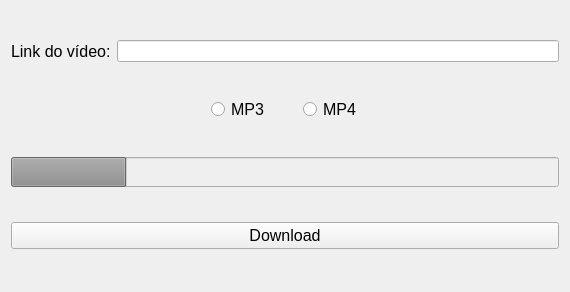
<?xml version="1.0" encoding="UTF-8"?>
<ui version="4.0">
 <class>Widget</class>
 <widget class="QWidget" name="Widget">
  <property name="geometry">
   <rect>
    <x>0</x>
    <y>0</y>
    <width>570</width>
    <height>292</height>
   </rect>
  </property>
  <property name="sizePolicy">
   <sizepolicy hsizetype="Preferred" vsizetype="Preferred">
    <horstretch>10</horstretch>
    <verstretch>20</verstretch>
   </sizepolicy>
  </property>
  <property name="windowTitle">
   <string>Youtube Downloader</string>
  </property>
  <property name="windowIcon">
   <iconset resource="resource.qrc">
    <normaloff>:/download_ytb.png</normaloff>:/download_ytb.png</iconset>
  </property>
  <layout class="QVBoxLayout" name="verticalLayout">
   <item>
    <layout class="QHBoxLayout" name="horizontalLayout">
     <item>
      <widget class="QLabel" name="label">
       <property name="font">
        <font>
         <pointsize>12</pointsize>
        </font>
       </property>
       <property name="text">
        <string>Link do vídeo:</string>
       </property>
      </widget>
     </item>
     <item>
      <widget class="QLineEdit" name="txtUrl">
       <property name="sizePolicy">
        <sizepolicy hsizetype="MinimumExpanding" vsizetype="Fixed">
         <horstretch>100</horstretch>
         <verstretch>97</verstretch>
        </sizepolicy>
       </property>
      </widget>
     </item>
    </layout>
   </item>
   <item>
    <layout class="QHBoxLayout" name="horizontalLayout_2" stretch="10,30">
     <property name="sizeConstraint">
      <enum>QLayout::SetNoConstraint</enum>
     </property>
     <property name="leftMargin">
      <number>200</number>
     </property>
     <item>
      <widget class="QRadioButton" name="radioBtnMp3">
       <property name="font">
        <font>
         <pointsize>12</pointsize>
        </font>
       </property>
       <property name="text">
        <string>MP3</string>
       </property>
      </widget>
     </item>
     <item>
      <widget class="QRadioButton" name="radioBtnMp4">
       <property name="font">
        <font>
         <pointsize>12</pointsize>
        </font>
       </property>
       <property name="text">
        <string>MP4</string>
       </property>
      </widget>
     </item>
    </layout>
   </item>
   <item>
    <widget class="QProgressBar" name="barraProgresso">
     <property name="enabled">
      <bool>false</bool>
     </property>
     <property name="sizePolicy">
      <sizepolicy hsizetype="Expanding" vsizetype="Preferred">
       <horstretch>0</horstretch>
       <verstretch>0</verstretch>
      </sizepolicy>
     </property>
     <property name="maximumSize">
      <size>
       <width>989435</width>
       <height>30</height>
      </size>
     </property>
     <property name="layoutDirection">
      <enum>Qt::LeftToRight</enum>
     </property>
     <property name="autoFillBackground">
      <bool>false</bool>
     </property>
     <property name="value">
      <number>21</number>
     </property>
     <property name="alignment">
      <set>Qt::AlignCenter</set>
     </property>
     <property name="textVisible">
      <bool>false</bool>
     </property>
     <property name="orientation">
      <enum>Qt::Horizontal</enum>
     </property>
     <property name="invertedAppearance">
      <bool>false</bool>
     </property>
    </widget>
   </item>
   <item>
    <widget class="QPushButton" name="btnDownload">
     <property name="font">
      <font>
       <pointsize>12</pointsize>
       <bold>false</bold>
      </font>
     </property>
     <property name="text">
      <string>Download</string>
     </property>
    </widget>
   </item>
  </layout>
 </widget>
 <resources>
  <include location="resource.qrc"/>
 </resources>
 <connections/>
</ui>
